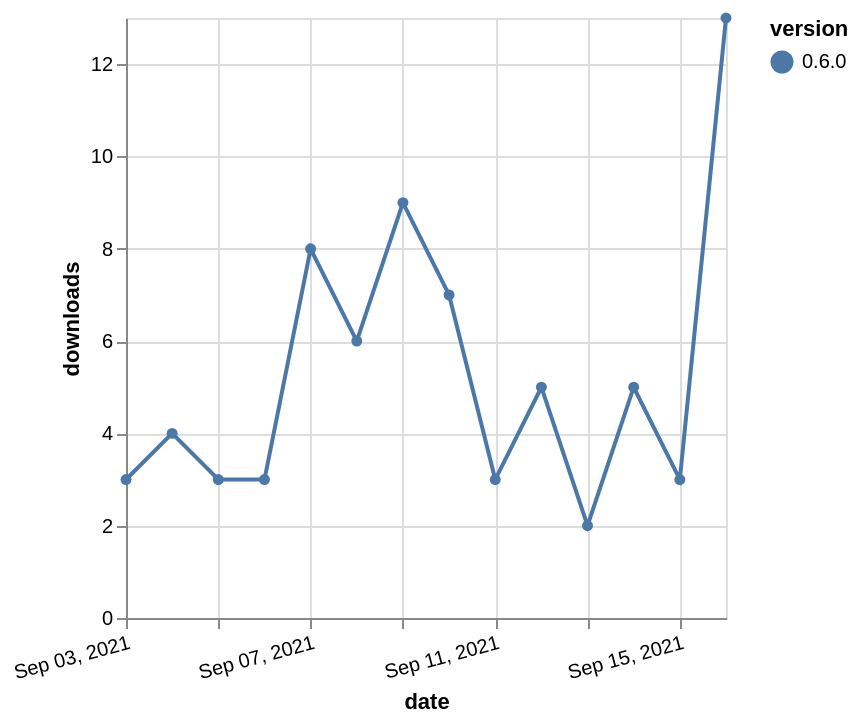

Describe this chart as a Vega-Lite specification.
### Vega-Lite specification from a JSON file in a GitHub repository (floating-point values rounded to 4 significant figures)
{"$schema": "https://vega.github.io/schema/vega-lite/v5.json", "description": "A simple bar chart with embedded data.", "data": {"values": [{"date": "2021-09-03", "total": 7286, "delta": 3, "version": "0.6.0"}, {"date": "2021-09-04", "total": 7290, "delta": 4, "version": "0.6.0"}, {"date": "2021-09-05", "total": 7293, "delta": 3, "version": "0.6.0"}, {"date": "2021-09-06", "total": 7296, "delta": 3, "version": "0.6.0"}, {"date": "2021-09-07", "total": 7304, "delta": 8, "version": "0.6.0"}, {"date": "2021-09-08", "total": 7310, "delta": 6, "version": "0.6.0"}, {"date": "2021-09-09", "total": 7319, "delta": 9, "version": "0.6.0"}, {"date": "2021-09-10", "total": 7326, "delta": 7, "version": "0.6.0"}, {"date": "2021-09-11", "total": 7329, "delta": 3, "version": "0.6.0"}, {"date": "2021-09-12", "total": 7334, "delta": 5, "version": "0.6.0"}, {"date": "2021-09-13", "total": 7336, "delta": 2, "version": "0.6.0"}, {"date": "2021-09-14", "total": 7341, "delta": 5, "version": "0.6.0"}, {"date": "2021-09-15", "total": 7344, "delta": 3, "version": "0.6.0"}, {"date": "2021-09-16", "total": 7357, "delta": 13, "version": "0.6.0"}]}, "width": "container", "mark": {"type": "line", "point": {"filled": true}}, "encoding": {"x": {"field": "date", "type": "temporal", "timeUnit": "yearmonthdate", "title": "date", "axis": {"labelAngle": -15}}, "y": {"field": "delta", "type": "quantitative", "title": "downloads"}, "color": {"field": "version", "type": "nominal"}, "tooltip": {"field": "delta"}}}
